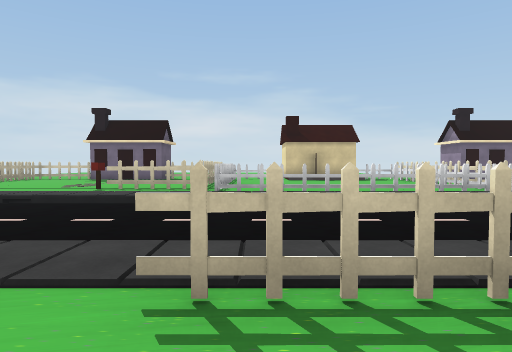
view 1 (above)

24 first-person views from a walk through a Unity game level. The camera is 1.5 m above the floor, tilts 2° down and sees 75° across. The floor is counted in squares, 2.61 m on a side. Each view is taken from the middle of a square. On the plan, view 1 faces up. The plan holds only what a view shows up to about 9 squares ahead; the rest is blank. The place goes on beyond the plan. The player character is not drawn. Some surface patterns are stand-ins.

view 2
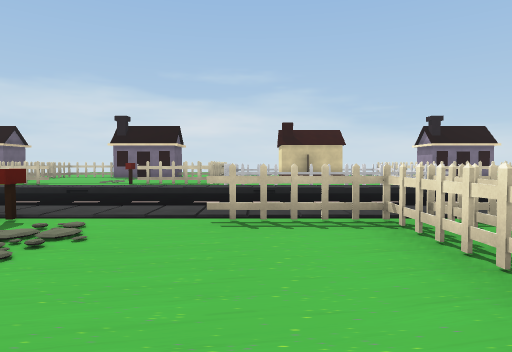

view 3
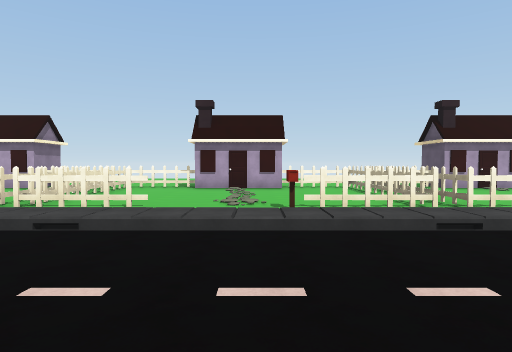

view 4
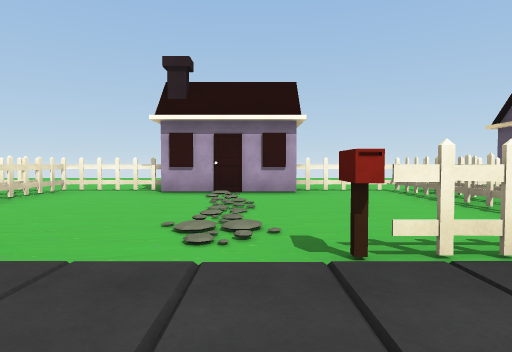

view 5
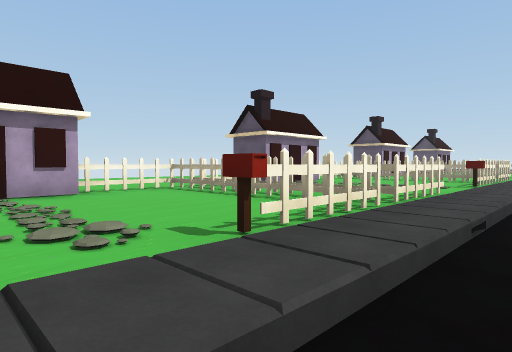

view 6
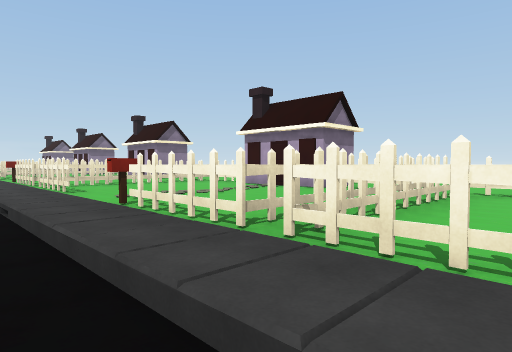

view 7
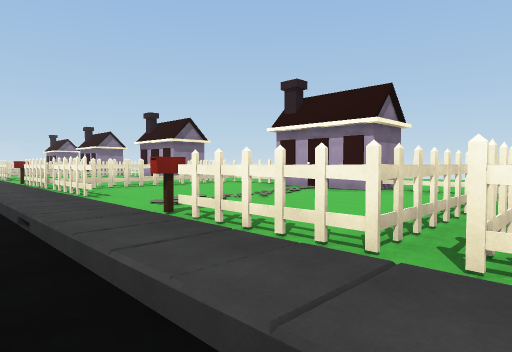

view 8
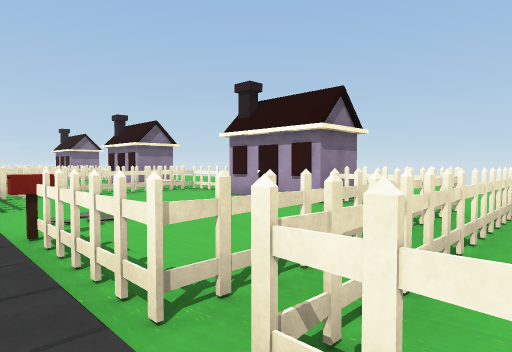

view 9
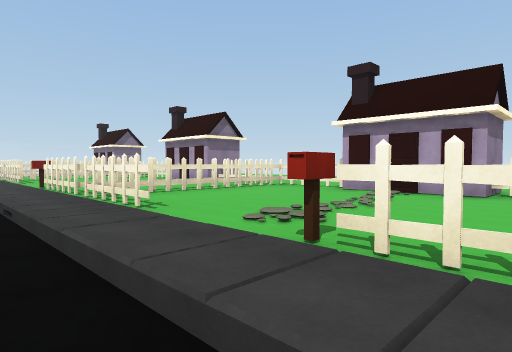

view 10
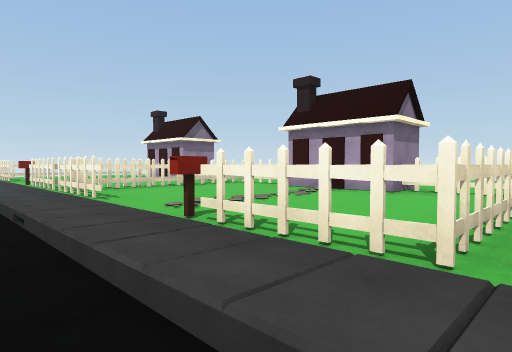

view 11
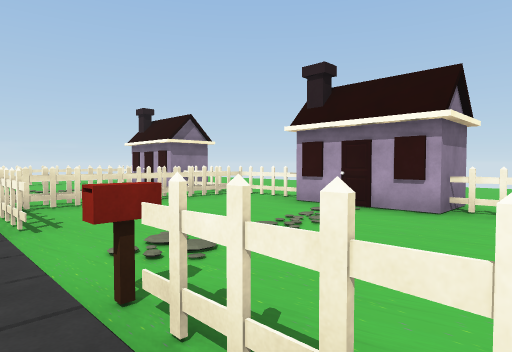

view 12
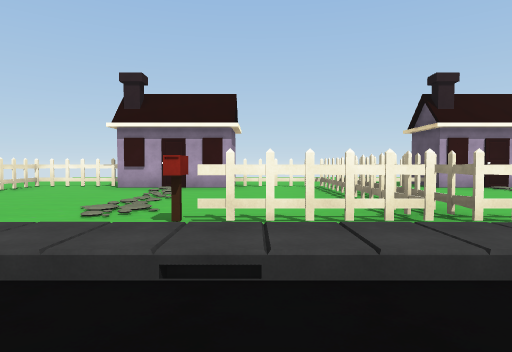

view 13
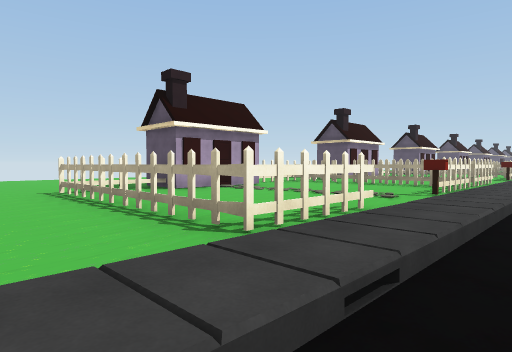

view 14
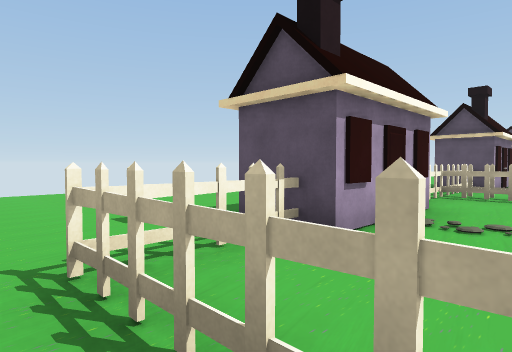

view 15
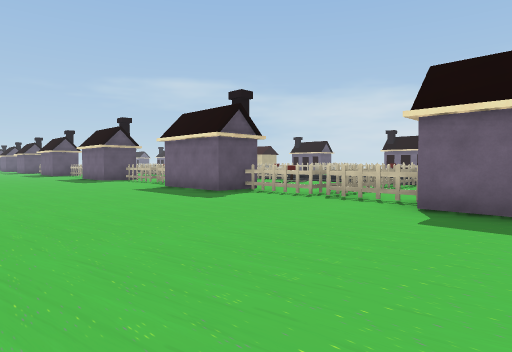

view 16
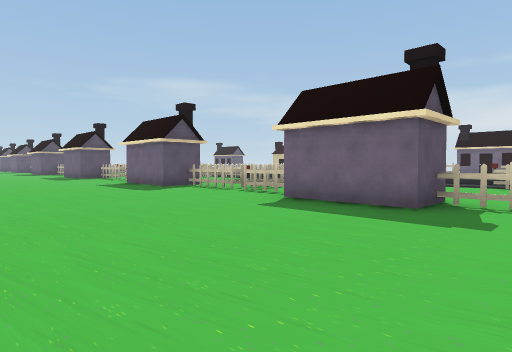

view 17
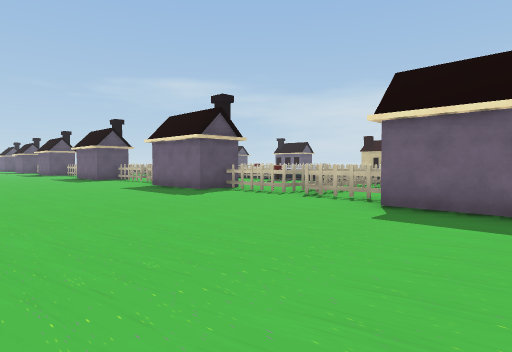

view 18
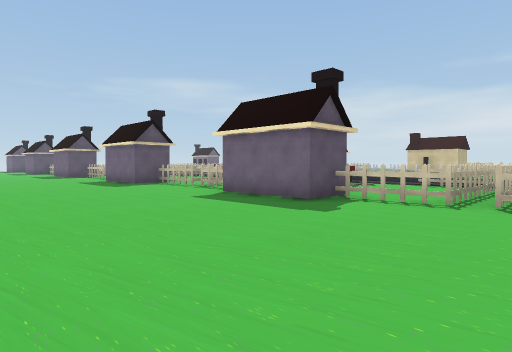

view 19
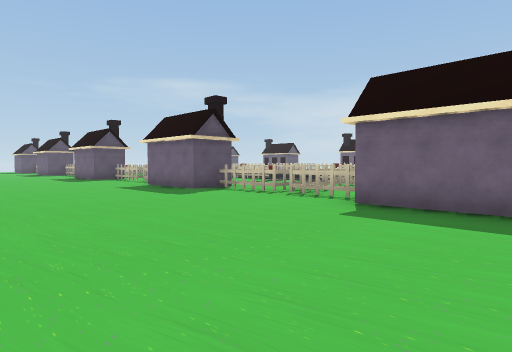

view 20
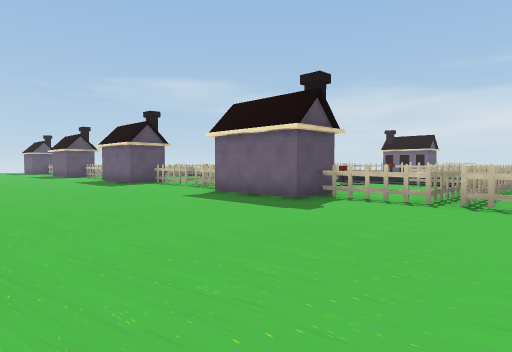

view 21
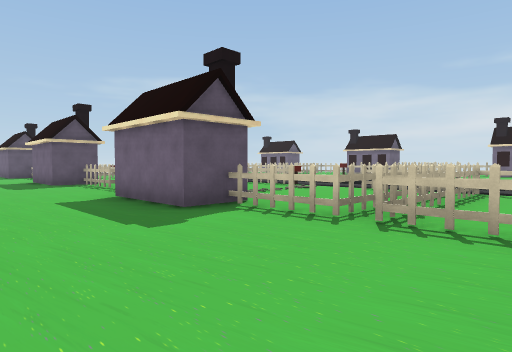

view 22
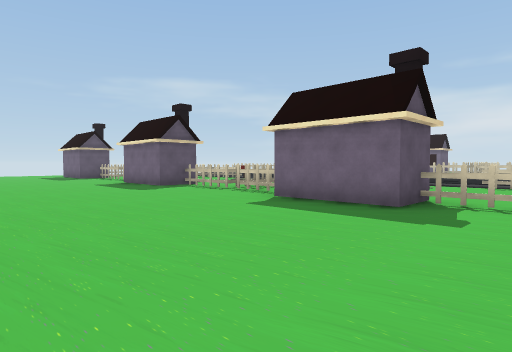

view 23
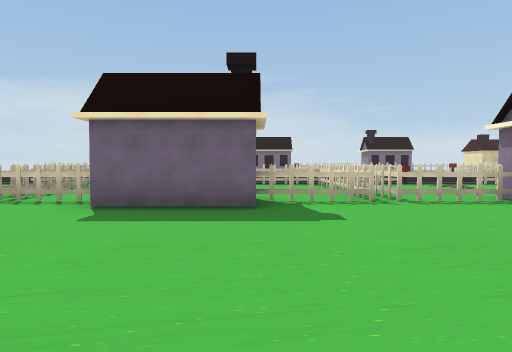

view 24
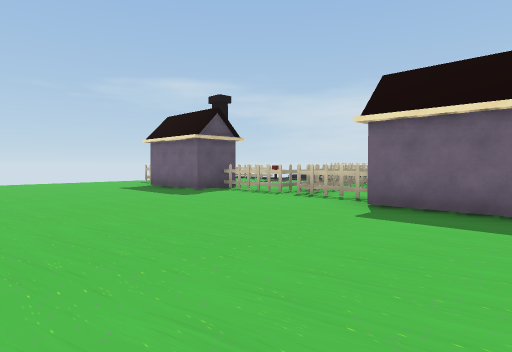

### Floor plan
Key: @ floor where view 1 was taken; # wall or solid block; x gap in a wall; . main floor; - floor 0.25 m lower than the main floor; / step, stairs or slope; = window, fence, low wall or low ledge; T thing the floor can be seen under or through; O other object.
Columns run from 23 left of view 1 to 28 right of it. Each row starts with its distance up from view 1.
  9                       O     O#
  8                  ..O##O.....O#
  7                  .././OOOOOOO
  6                  .////////./
  5                   ----------
  4                   ----------                 -
  3                   -----------   ----------  --------
  2             .##....##.....##....##..................
  1           .###O..###.O.####O.###.O//#TTO#.###xO.##..
  0       x   ..# ....x....@.x.....x.....x.....x.....x..
 -1       x     # ....x......x.....x.....x.....x.....x..
 -2    O.=#. O..# OOO.##..O..#.....#..O..T.....#...O.#.
 -3     ##.#O#O###O#O#.#O##O###O#O##xO#O#.T#####xO##O#.
 -4  ........................................O.........
 -5 ...................................................
 -6 ...................................................
 -7 ...................................................
 -8       .....   .....   ..............   ...........

Positions as (right, up) in squares from view 1, and headings:
1: (0, 0), facing up
2: (0, -2), facing up
3: (-2, 6), facing down
4: (-2, 3), facing down
5: (-1, 3), facing down-left
6: (0, 3), facing down-right
7: (1, 3), facing down-right
8: (7, 2), facing down-right
9: (9, 3), facing down-right
10: (14, 3), facing down-right
11: (15, 2), facing down-right
12: (22, 4), facing down
13: (28, 3), facing down-left
14: (27, -1), facing down-left
15: (24, -8), facing up-left
16: (20, -8), facing up-left
17: (12, -8), facing up-left
18: (9, -8), facing up-left
19: (6, -8), facing up-left
20: (3, -8), facing up-left
21: (-3, -6), facing up-left
22: (-5, -8), facing up-left
23: (-13, -8), facing up
24: (-13, -8), facing up-left
